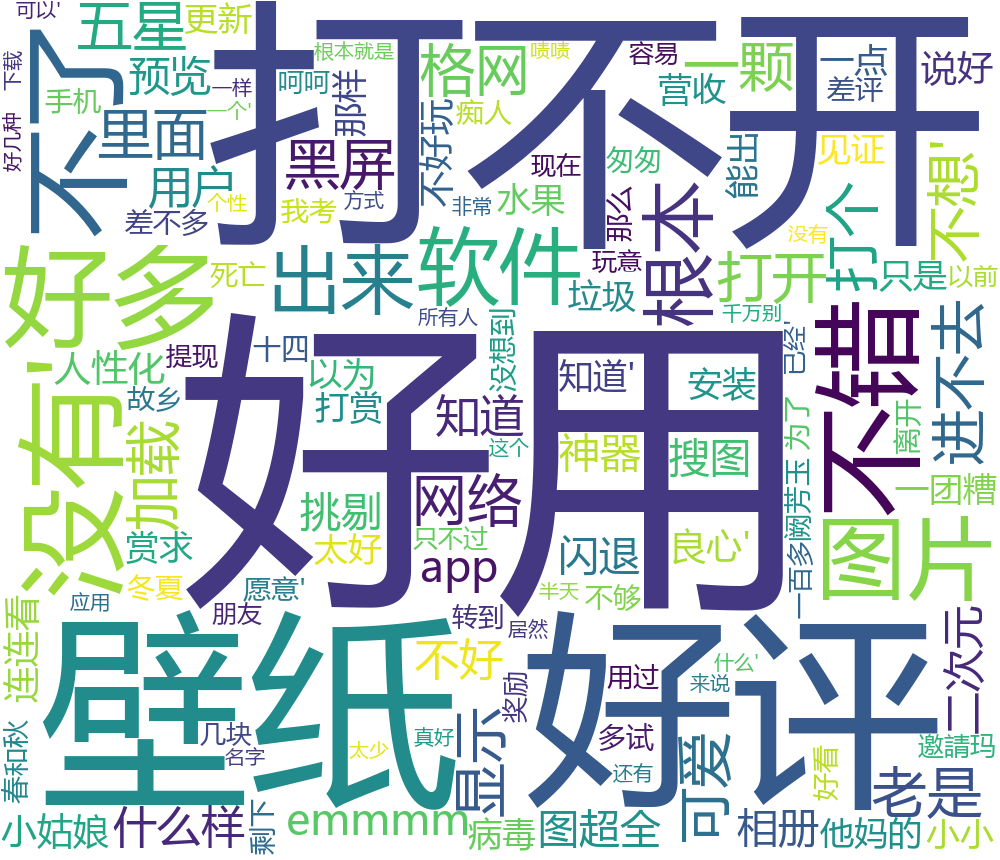

Generate this figure with Python:
from wordcloud import WordCloud
import pymysql
import matplotlib.pyplot as plt
import os

def main():
    
    result = select_data_from_mysql()
    results = []
    for i in result:
        for j in i:
            results.append(j)
            
    print(str(results))
    wordcloud = WordCloud(font_path='C:/Windows/Fonts/msyh.ttc',background_color="white",width=1000, height=860, margin=2).generate(str(results))
    plt.imshow(wordcloud)
    plt.axis("off")
    plt.show()

    wordcloud.to_file("phone.png")

def select_data_from_mysql():
    # 打开数据库连接
    conn = pymysql.connect(host='127.0.0.1', port=3306, user='root', passwd='123456',db='final' )
    # 使用 cursor() 方法创建一个游标对象 cursor
    cursor = conn.cursor()
    # 使用 execute()  方法执行 SQL 查询 
    cursor.execute('SELECT comment_detail from total WHERE tag="手机美化"')
    data = cursor.fetchall()
    # 关闭数据库连接
    conn.close()
    return data

if __name__ == "__main__":
    select_data_from_mysql()
    main()
        
